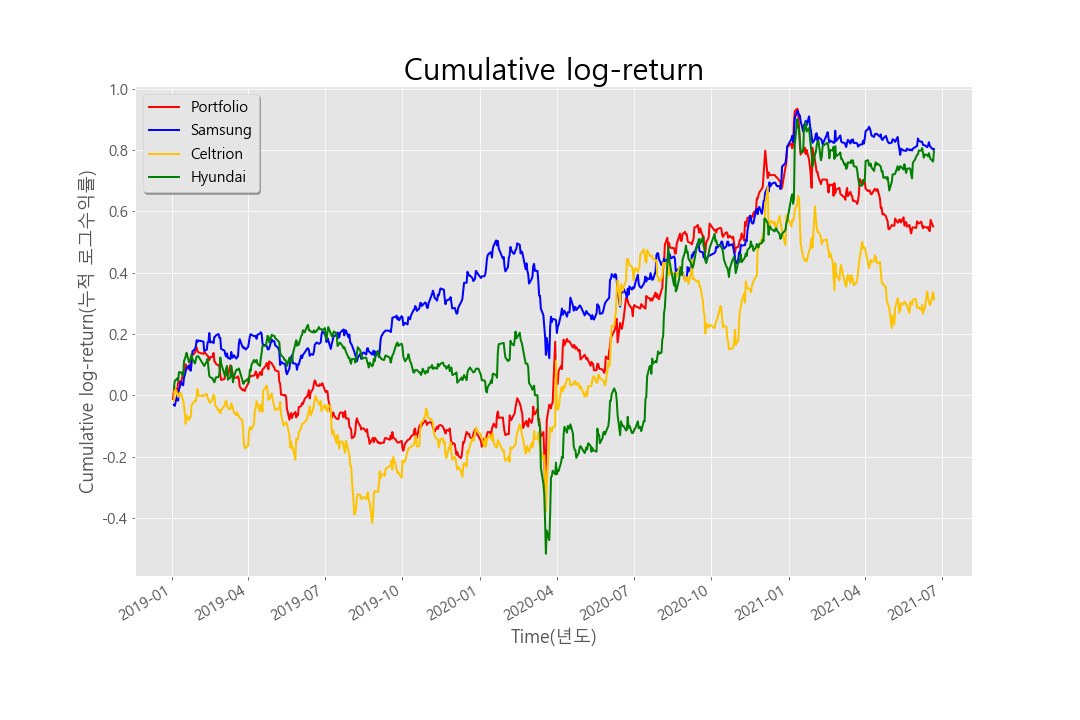

The Python source for this figure:
#%%
import pandas as pd
import numpy as np
import matplotlib.pyplot as plt
import matplotlib
import yfinance as yf
matplotlib.rcParams['axes.unicode_minus'] = False

# data 불러오기
samsung_elec = yf.download('005930.KS', start="2019-01-02")
celtrion = yf.download('068270.KS', start="2019-01-02")
hyundai_M = yf.download('005380.KS', start="2019-01-02")

#10일 이전의 data
s_pre = yf.download('005930.KS', start='2018-12-14')
c_pre = yf.download('068270.KS', start='2018-12-14')
h_pre = yf.download('005380.KS', start='2018-12-14')

stock_data = pd.DataFrame({'Samsung': samsung_elec['Adj Close'], 
'Celtrion': celtrion['Adj Close'], 'Hyundai': hyundai_M['Adj Close']})
stock_data['Date'] = stock_data.index

pre_stock_data = pd.DataFrame({'Samsung': s_pre['Adj Close'], 
'Celtrion': c_pre['Adj Close'], 'Hyundai': h_pre['Adj Close']})

#최대샤프비율구하기
max_sharpe=pd.DataFrame([], columns = ['Date' , 'S', 'C', 'H'])
now = 10
index = 0

while(True):
    #로그수익률 계산
    logret = np.log(pre_stock_data[now-10:now] /pre_stock_data[now-10:now] .shift(1))
    logret_np = logret.iloc[:,0:3].to_numpy() #NOTE 계산이 쉽도록 numpy로 만들어줌

    portfolio_expected_returns = [] # NOTE 변하는 기대수익률을 저장하는 list
    portfolio_variance = []# NOTE 변하는 변동성을 저장하는 list
    weight_list = np.zeros(shape=(1000,3)) # NOTE 바뀌는 list에 대한 array
    for sim in range (1000):
        # weight 시뮬레이션
        weight_temp = np.random.random(3)
        weight = weight_temp / np.sum(weight_temp)
        #%% 포트폴리오 기대수익률 구하기
        portfolio_log_returns = np.dot(logret_np,weight.T)
        portfolio_log_returns = portfolio_log_returns[~np.isnan(portfolio_log_returns)]
        expected_portfilio_log_return = portfolio_log_returns.mean()*250
        portfolio_expected_returns.append(expected_portfilio_log_return)
        #%% 포트폴리오 변동성 구하기
        portfolio_variance.append(portfolio_log_returns.var()*250)
        #%% weight list로 저장하기
        weight_list[sim,:]=weight
    portfolio_expected_returns = np.array(portfolio_expected_returns)
    portfolio_variance = np.array(portfolio_variance)
    sharpe_ratio = portfolio_expected_returns/portfolio_variance 
    max_sharpe_ratio = weight_list[sharpe_ratio==sharpe_ratio.max()]
    try:
        max_sharpe.loc[index] = [stock_data['Date'][index], 
        max_sharpe_ratio[0][0], max_sharpe_ratio[0][1], max_sharpe_ratio[0][2]]
    except Exception as e:
        print(e)
    if(now == 619):
        print(stock_data[now:now+1])
        break
    now +=1
    index +=1

max_sharpe = max_sharpe.set_index('Date')
data = pd.DataFrame({'Samsung': samsung_elec['Adj Close'], 
'Celtrion': celtrion['Adj Close'], 'Hyundai': hyundai_M['Adj Close'], 
'S':max_sharpe['S'], 'C':max_sharpe['C'], 'H':max_sharpe['H']})
data['Portfolio_after'] = data['Samsung'].shift(-1)*data['S']+data['Celtrion'].shift(-1)*data['C'] + data['Hyundai'].shift(-1)*data['H']
data['Portfolio_before'] = data['Samsung']*data['S']+data['Celtrion']*data['C'] + data['Hyundai']*data['H']

stock_data = pd.DataFrame({'Samsung': samsung_elec['Adj Close'], 
'Celtrion': celtrion['Adj Close'], 'Hyundai': hyundai_M['Adj Close']})

#%%누적로그수익률 계산
logret = np.log(stock_data / stock_data.shift(1))
d_logret = logret.cumsum()
logret_p = np.log(data['Portfolio_after']/data['Portfolio_before'])
d_logret_p = logret_p.cumsum()
fig = plt.figure(figsize=(15, 10))
d_logret_p.plot(linewidth=2.0, color='red',label='Portfolio')
d_logret['Samsung'].plot(linewidth=2.0, color='blue')
d_logret['Celtrion'].plot(linewidth=2.0, color='#FFC300')
d_logret['Hyundai'].plot(linewidth=2.0, color='green')


plt.ylabel('Cumulative log-return(누적 로그수익률)',fontsize=18 )
plt.xlabel('Time(년도)', fontsize = 18)
plt.rc('xtick', labelsize=15) 
plt.rc('ytick', labelsize=15)
plt.style.use('ggplot')
plt.rc('font',family='Malgun Gothic')
plt.title("Cumulative log-return", fontsize=30)
plt.legend(loc='upper left', fontsize=15, frameon=True, shadow=True)
plt.rcParams["font.family"] = 'Malgun Gothic'
plt.savefig('Q8.png')
# %%
